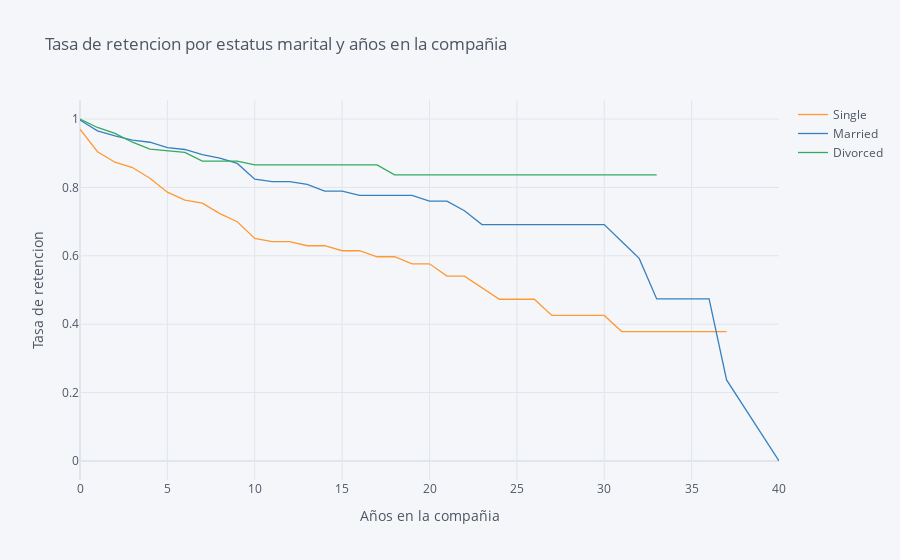

This figure's notebook cell:
### Markdown cell above
## 4. Let's switch to looking at retention rates from another demographic perspective: marital status. Generate and plot survival curves for the different marital statuses by number of years at the company.

### Code cell
tasa_retencion=survival(data,'MaritalStatus','YearsAtCompany','Attrition')
tasa_retencion.iplot(kind='line',xTitle='Años en la compañia', yTitle='Tasa de retencion',title='Tasa de retencion por estatus marital y años en la compañia')

### Figure 1 — Plotly figure (JSON) as saved in the notebook; plotly's stock layout.template omitted (floating-point values rounded to 4 significant figures)
{"data": [{"line": {"color": "rgba(255, 153, 51, 1.0)", "dash": "solid", "shape": "linear", "width": 1.3}, "mode": "lines", "name": "Single", "text": "", "type": "scatter", "x": [0, 1, 2, 3, 4, 5, 6, 7, 8, 9, 10, 11, 12, 13, 14, 15, 16, 17, 18, 19, 20, 21, 22, 23, 24, 25, 26, 27, 29, 30, 31, 32, 33, 34, 36, 37, 40], "y": [0.9702, 0.9044, 0.8736, 0.8581, 0.8268, 0.7861, 0.7628, 0.754, 0.7234, 0.6997, 0.6507, 0.6413, 0.6413, 0.6294, 0.6294, 0.6148, 0.6148, 0.5972, 0.5972, 0.5766, 0.5766, 0.5406, 0.5406, 0.5068, 0.473, 0.473, 0.473, 0.4257, 0.4257, 0.4257, 0.3784, 0.3784, 0.3784, 0.3784, 0.3784, 0.3784, ""]}, {"line": {"color": "rgba(55, 128, 191, 1.0)", "dash": "solid", "shape": "linear", "width": 1.3}, "mode": "lines", "name": "Married", "text": "", "type": "scatter", "x": [0, 1, 2, 3, 4, 5, 6, 7, 8, 9, 10, 11, 12, 13, 14, 15, 16, 17, 18, 19, 20, 21, 22, 23, 24, 25, 26, 27, 29, 30, 31, 32, 33, 34, 36, 37, 40], "y": [0.997, 0.9654, 0.9506, 0.9381, 0.932, 0.9164, 0.9109, 0.8958, 0.8858, 0.8702, 0.8239, 0.817, 0.817, 0.8086, 0.7894, 0.7894, 0.7768, 0.7768, 0.7768, 0.7768, 0.7599, 0.7599, 0.7318, 0.6911, 0.6911, 0.6911, 0.6911, 0.6911, 0.6911, 0.6911, 0.6418, 0.5924, 0.4739, 0.4739, 0.4739, 0.237, 0]}, {"line": {"color": "rgba(50, 171, 96, 1.0)", "dash": "solid", "shape": "linear", "width": 1.3}, "mode": "lines", "name": "Divorced", "text": "", "type": "scatter", "x": [0, 1, 2, 3, 4, 5, 6, 7, 8, 9, 10, 11, 12, 13, 14, 15, 16, 17, 18, 19, 20, 21, 22, 23, 24, 25, 26, 27, 29, 30, 31, 32, 33, 34, 36, 37, 40], "y": [1, 0.9752, 0.9581, 0.9321, 0.9122, 0.9078, 0.9021, 0.8769, 0.8769, 0.8769, 0.8657, 0.8657, 0.8657, 0.8657, 0.8657, 0.8657, 0.8657, 0.8657, 0.8368, 0.8368, 0.8368, 0.8368, 0.8368, 0.8368, 0.8368, 0.8368, 0.8368, 0.8368, 0.8368, 0.8368, 0.8368, 0.8368, 0.8368, "", "", "", ""]}], "layout": {"legend": {"bgcolor": "#F5F6F9", "font": {"color": "#4D5663"}}, "paper_bgcolor": "#F5F6F9", "plot_bgcolor": "#F5F6F9", "title": {"font": {"color": "#4D5663"}, "text": "Tasa de retencion por estatus marital y años en la compañia"}, "xaxis": {"gridcolor": "#E1E5ED", "showgrid": true, "tickfont": {"color": "#4D5663"}, "title": {"font": {"color": "#4D5663"}, "text": "Años en la compañia"}, "zerolinecolor": "#E1E5ED"}, "yaxis": {"gridcolor": "#E1E5ED", "showgrid": true, "tickfont": {"color": "#4D5663"}, "title": {"font": {"color": "#4D5663"}, "text": "Tasa de retencion"}, "zerolinecolor": "#E1E5ED"}}}
